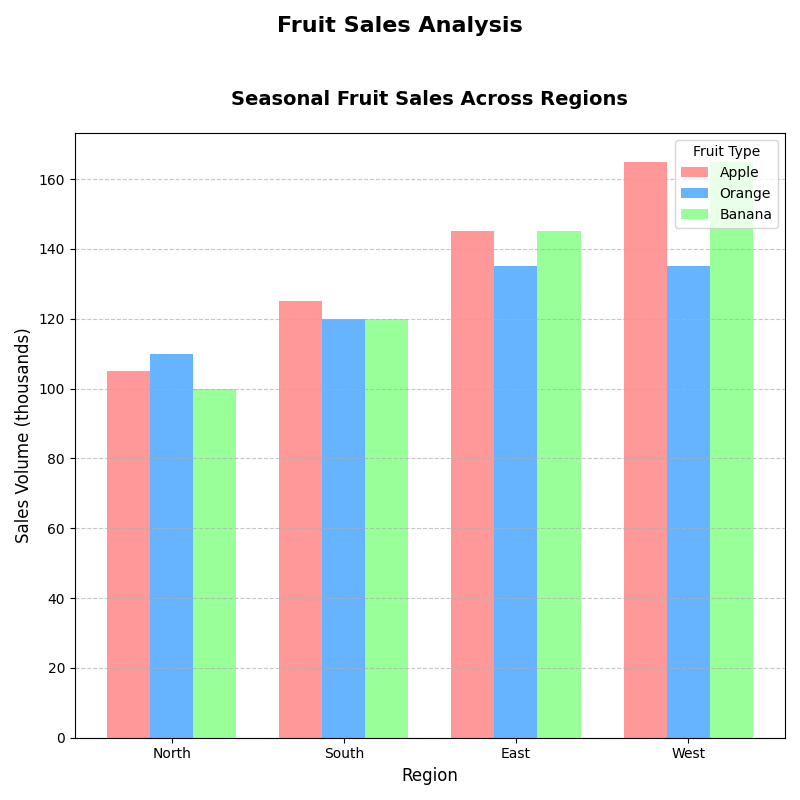

The script that drew this image:
import matplotlib.pyplot as plt
import numpy as np

# Project Backstory: Fruit Sales Over the Seasons
# The purpose of this chart is to visualize the fruit sales across different seasons in selected regions.

# Defined regions
regions = ['North', 'South', 'East', 'West']

# Sales volume data (in thousands of units), explicitly created for 3 fruits across 4 regions for each season
apple_sales = np.array([
    [10, 15, 20, 25],  # Winter
    [30, 35, 40, 45],  # Spring
    [40, 45, 50, 55],  # Summer
    [25, 30, 35, 40]   # Autumn
])

orange_sales = np.array([
    [20, 15, 10, 5],   # Winter
    [25, 30, 35, 40],  # Spring
    [35, 40, 45, 50],  # Summer
    [30, 35, 45, 40]   # Autumn
])

banana_sales = np.array([
    [15, 20, 25, 30],  # Winter
    [20, 25, 30, 35],  # Spring
    [30, 35, 45, 50],  # Summer
    [35, 40, 45, 50]   # Autumn
])

# Create the figure and single bar chart subplot
fig, ax1 = plt.subplots(figsize=(8, 8))

# Plot sales volume bar chart
x = np.arange(len(regions))
bar_width = 0.25

ax1.bar(x - bar_width, apple_sales.sum(axis=0), bar_width, label='Apple', color='#ff9999')
ax1.bar(x, orange_sales.sum(axis=0), bar_width, label='Orange', color='#66b3ff')
ax1.bar(x + bar_width, banana_sales.sum(axis=0), bar_width, label='Banana', color='#99ff99')

ax1.set_title('Seasonal Fruit Sales Across Regions', fontsize=14, fontweight='bold', pad=20)
ax1.set_xlabel('Region', fontsize=12)
ax1.set_ylabel('Sales Volume (thousands)', fontsize=12)
ax1.set_xticks(x)
ax1.set_xticklabels(regions, fontsize=10)
ax1.legend(title='Fruit Type', loc='upper right')
ax1.grid(axis='y', linestyle='--', alpha=0.7)

# Add an overall main title
fig.suptitle('Fruit Sales Analysis', fontsize=16, fontweight='bold', y=0.98)

# Adjust the layout to prevent overlapping
plt.tight_layout(rect=[0, 0, 1, 0.95])

# Display the chart
plt.show()
